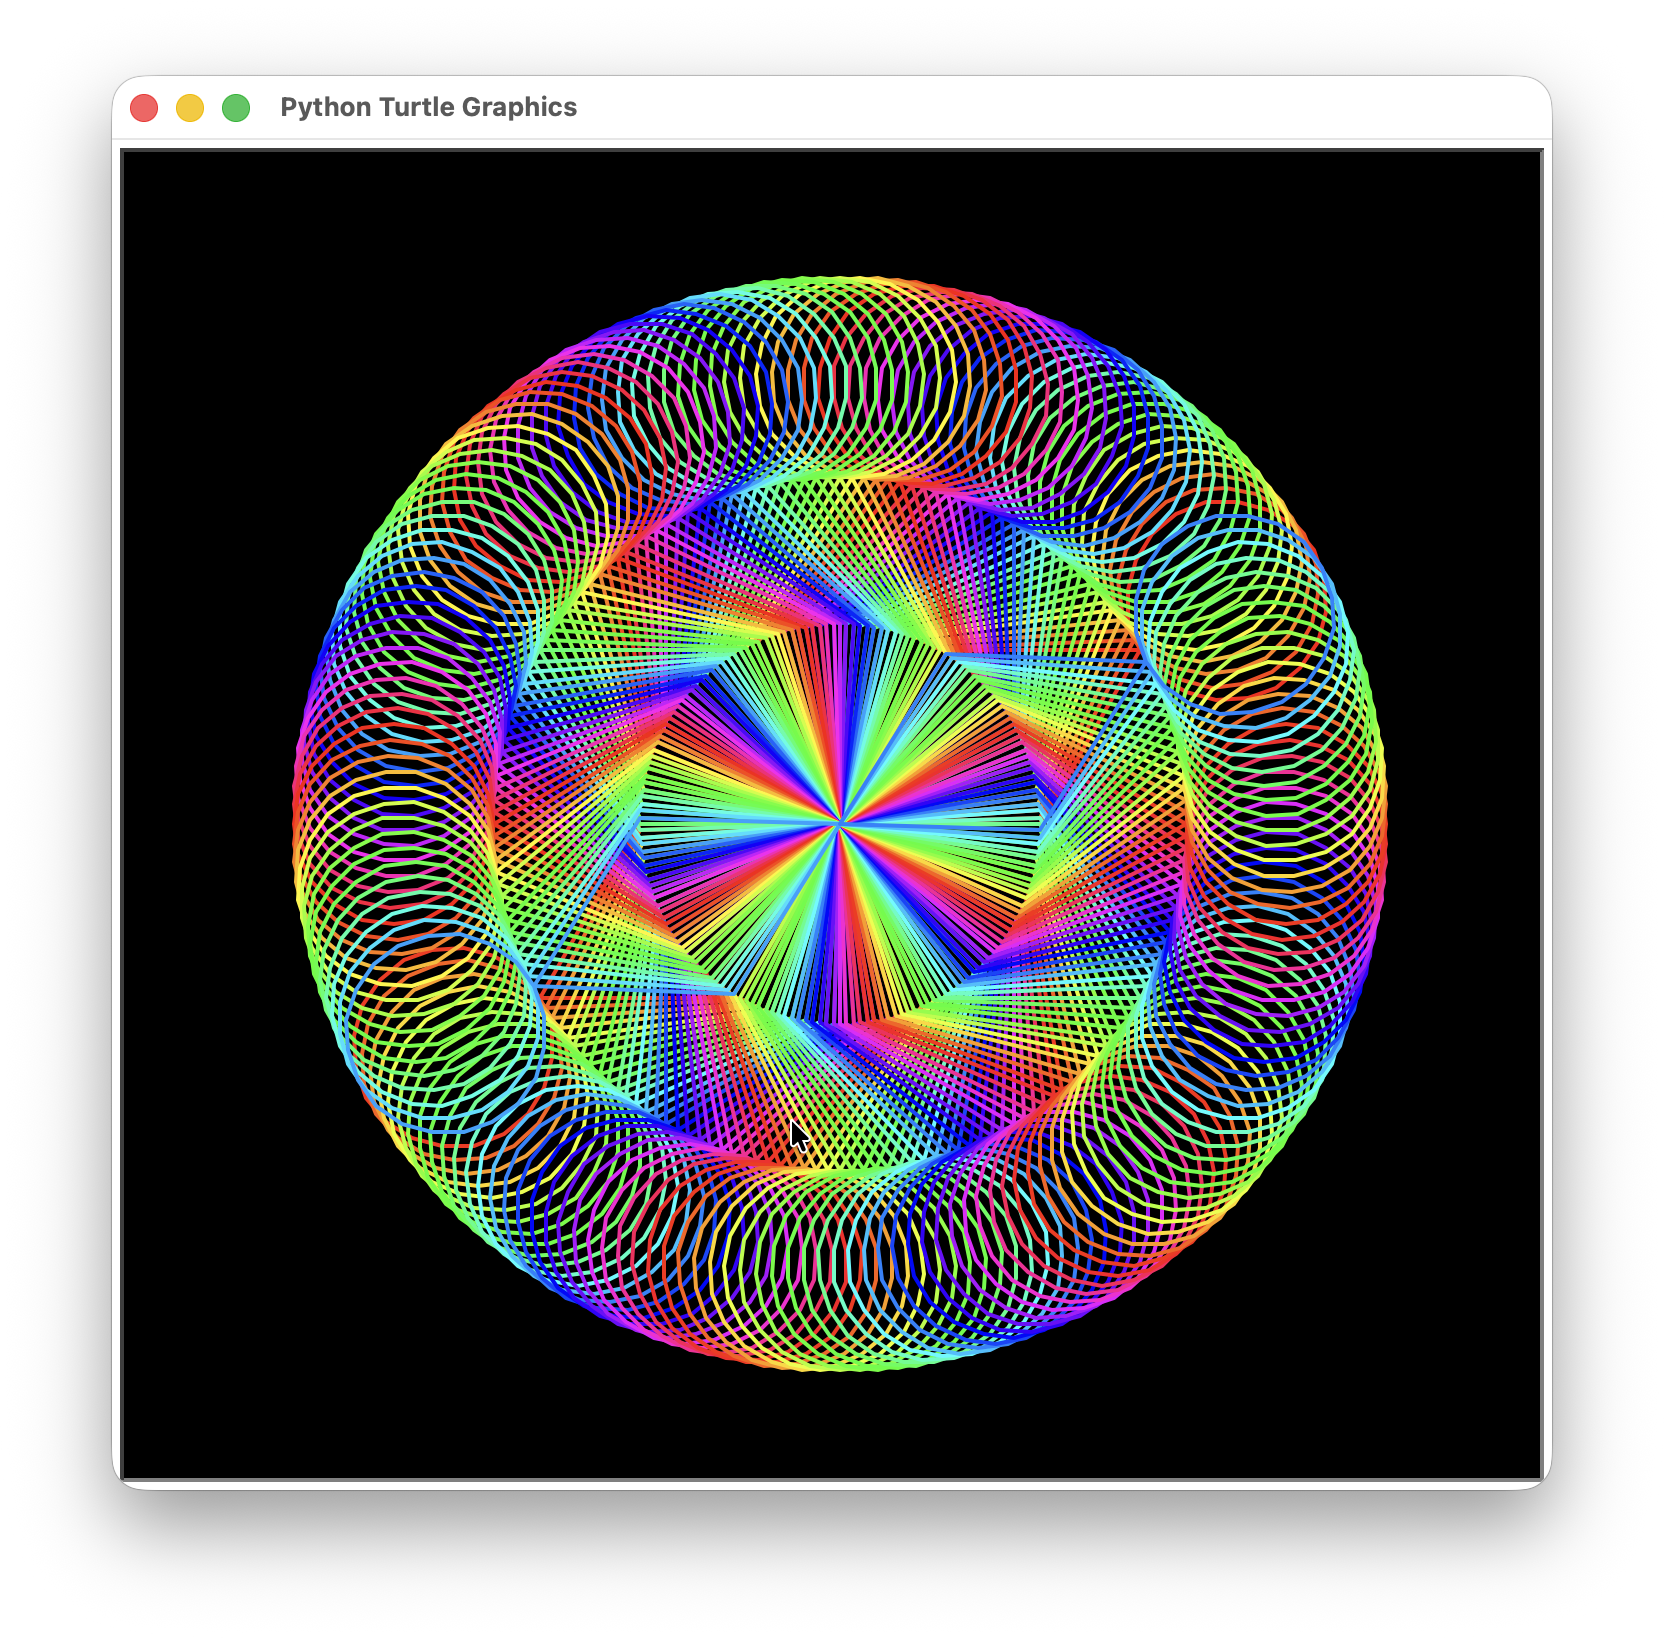

Generate this figure with Python:
"""Rainbow mandala.

Draws a circular mandala of 180 motifs on a black background with a
2-pixel pen. Each motif is a rhombus with 100-pixel sides (two
equilateral triangles) pointing out from the center, with a circle of
radius 50 hanging off its outer tip. The motifs are drawn in pairs that
point in opposite directions: the first motif leaves the turtle turned
240 degrees, so its mirror image points the other way and undoes the
turn. The turtle turns 2 degrees after each pair, so 90 pairs place a
motif every 2 degrees all the way around. The overlapping rhombi form a
starburst that reaches 173 pixels from the center, and the overlapping
circles form a ring of loops around it that reaches 273 pixels.

Each motif has a single color, and the hue moves one fiftieth of the
way around the color wheel from one motif to the next, starting at red.
The two motifs of a pair land on opposite sides, so neighbors on the
circle are two steps apart in drawing order and the rainbow repeats
every 50 degrees around the circle. The colors jump at the two seams
where the first and last pairs meet, cutting two of the eight rainbows
short.
"""

import colorsys
import turtle

PAIR_COUNT = 90
PAIR_TURN = 2  # Pairs face both ways, so 180 degrees covers the circle.
SIDE_LENGTH = 100
LOOP_RADIUS = 50
HUE_STEP = 0.02


def draw_motif(pen, direction):
    """Draw a rhombus-and-loop motif, mirrored when direction is -1."""
    # Negative angles and radii turn the other way, mirroring the motif.
    pen.forward(SIDE_LENGTH)
    pen.left(60 * direction)
    pen.forward(SIDE_LENGTH)
    pen.right(120 * direction)
    pen.circle(LOOP_RADIUS * direction)
    pen.left(240 * direction)
    pen.forward(SIDE_LENGTH)
    pen.left(60 * direction)
    pen.forward(SIDE_LENGTH)


def draw_mandala(pen):
    """Draw the pairs of motifs, shifting the hue for every motif."""
    hue = 0.001
    for _ in range(PAIR_COUNT):
        for direction in (1, -1):
            pen.color(colorsys.hsv_to_rgb(hue, 1, 1))
            draw_motif(pen, direction)
            hue += HUE_STEP
        pen.left(PAIR_TURN)


def main():
    """Draw the mandala and keep the window open until it is closed."""
    screen = turtle.Screen()
    screen.title("Rainbow Mandala")
    screen.bgcolor("black")
    screen.tracer(5)  # Redraw only every 5th update, for speed.

    pen = turtle.Turtle()
    pen.speed("fastest")
    pen.hideturtle()
    pen.width(2)
    draw_mandala(pen)

    turtle.done()


if __name__ == "__main__":
    main()
